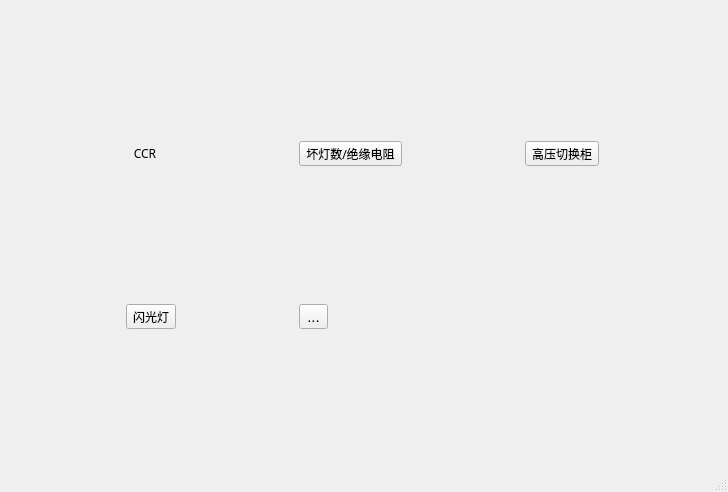
<?xml version="1.0" encoding="UTF-8"?>
<ui version="4.0">
 <class>MainWindow</class>
 <widget class="QMainWindow" name="MainWindow">
  <property name="geometry">
   <rect>
    <x>0</x>
    <y>0</y>
    <width>728</width>
    <height>492</height>
   </rect>
  </property>
  <property name="windowTitle">
   <string>MainWindow</string>
  </property>
  <widget class="QWidget" name="centralwidget">
   <layout class="QGridLayout" name="gridLayout">
    <item row="0" column="0">
     <widget class="QToolButton" name="tBtnCCR">
      <property name="font">
       <font>
        <family>幼圆</family>
        <pointsize>9</pointsize>
        <weight>50</weight>
        <bold>false</bold>
       </font>
      </property>
      <property name="text">
       <string>CCR</string>
      </property>
      <property name="toolButtonStyle">
       <enum>Qt::ToolButtonTextUnderIcon</enum>
      </property>
      <property name="autoRaise">
       <bool>true</bool>
      </property>
     </widget>
    </item>
    <item row="0" column="1">
     <widget class="QToolButton" name="tBtnMessure">
      <property name="font">
       <font>
        <family>AcadEref</family>
        <pointsize>9</pointsize>
       </font>
      </property>
      <property name="text">
       <string>坏灯数/绝缘电阻</string>
      </property>
     </widget>
    </item>
    <item row="0" column="2">
     <widget class="QToolButton" name="tBtnSwitchChest">
      <property name="text">
       <string>高压切换柜</string>
      </property>
     </widget>
    </item>
    <item row="1" column="0">
     <widget class="QToolButton" name="tBtnBlinkLight">
      <property name="text">
       <string>闪光灯</string>
      </property>
     </widget>
    </item>
    <item row="1" column="1">
     <widget class="QToolButton" name="tBtnReserved">
      <property name="font">
       <font>
        <pointsize>11</pointsize>
       </font>
      </property>
      <property name="autoFillBackground">
       <bool>false</bool>
      </property>
      <property name="text">
       <string>...</string>
      </property>
     </widget>
    </item>
   </layout>
  </widget>
  <widget class="QMenuBar" name="menubar">
   <property name="geometry">
    <rect>
     <x>0</x>
     <y>0</y>
     <width>728</width>
     <height>23</height>
    </rect>
   </property>
  </widget>
  <widget class="QStatusBar" name="statusbar"/>
 </widget>
 <resources/>
 <connections/>
</ui>
